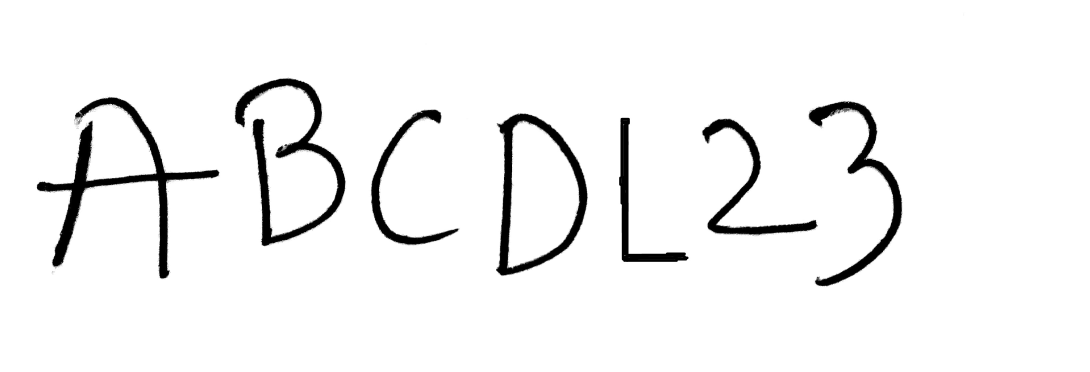
#> input picture input1.jpg, 3268 x 1116 px (shown at 1/3 size)
$ python inference.py --img_path input1.jpg   (older library calls are emulated)
#> lines starting #> are read from the running program, lines starting #| are printed output that depends on the picture
from __future__ import print_function
import tensorflow as tf
import numpy as np
import pandas as pd
import cv2
import argparse
import os
from model import LeNet
from PIL import Image, ImageFilter

parser = argparse.ArgumentParser(description='Hand-written-character recognition')
parser.add_argument('--img_path', type=str, help='Input single image path Ex: test.jpg', required=True)
args = parser.parse_args()

#parameters
input_img_path = args.img_path
resize_img_width = 500
resize_img_height = 300
erode_factor = 6
dilate_factor = 2

#latest model checkpoint
model_ckpt_path = './model_ckpt'
model_name = 'LeNet_20'

#read image
img = cv2.imread(input_img_path)
#> img is the input picture: shape (1116, 3268, 3); min 0, max 255, mean 242.9
img = cv2.resize(img, (resize_img_width,resize_img_height)) #100-200 diference
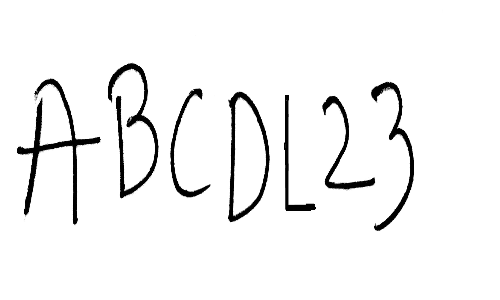
#> img: shape (300, 500, 3); min 0, max 255, mean 242.9
img = cv2.erode(img, np.ones((1, erode_factor)))
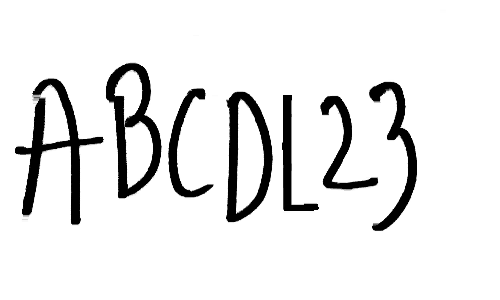
#> img: shape (300, 500, 3); min 0, max 255, mean 231.7
img = cv2.dilate(img, np.ones((1, dilate_factor)))
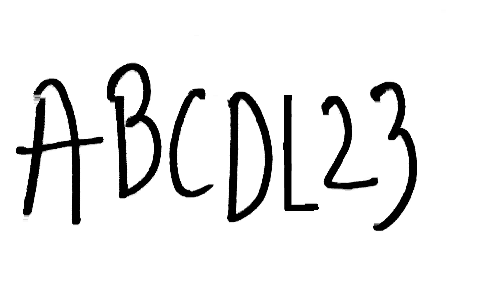
#> img: shape (300, 500, 3); min 0, max 255, mean 233.9

#output char mapping list
def createOutputCharMapping():
    char_mapping = {}
    digits = ['0','1','2','3','4','5','6','7','8','9']
    uppercase_alphabet = ['A','B','C','D','E','F','G','H','I','J','K','L','M','N','O','P','Q','R','S','T','U','V','W','X','Y','Z']
    lowercase_alphabet = ['a','b','d','e','f','g','h','n','q','r','t']
    total_characters = 47
    index = 0

    for i in range(len(digits)):
        char_mapping[index] = digits[i]
        index=index + 1

    for i in range(len(uppercase_alphabet)):
        char_mapping[index] = uppercase_alphabet[i]
        index=index + 1

    for i in range(len(lowercase_alphabet)):
        char_mapping[index] = lowercase_alphabet[i]
        index=index + 1

    assert total_characters == index

    return char_mapping


def imageprepare(argv):
    """
    This function returns the pixel values.
    The input is a png file location.
    """
    im = Image.open(argv).convert('L')
    width = float(im.size[0])
    height = float(im.size[1])
    newImage = Image.new('L', (28, 28), (255))  # creates white canvas of 28x28 pixels

    if width > height:  # check which dimension is bigger
        # Width is bigger. Width becomes 20 pixels.
        nheight = int(round((20.0 / width * height), 0))  # resize height according to ratio width
        if (nheight == 0):  # rare case but minimum is 1 pixel
            nheight = 1
            # resize and sharpen
        img = im.resize((20, nheight), Image.ANTIALIAS).filter(ImageFilter.SHARPEN)
        wtop = int(round(((28 - nheight) / 2), 0))  # calculate horizontal position
        newImage.paste(img, (4, wtop))  # paste resized image on white canvas
    else:
        # Height is bigger. Heigth becomes 20 pixels.
        nwidth = int(round((20.0 / height * width), 0))  # resize width according to ratio height
        if (nwidth == 0):  # rare case but minimum is 1 pixel
            nwidth = 1
            # resize and sharpen
        img = im.resize((nwidth, 20), Image.ANTIALIAS).filter(ImageFilter.SHARPEN)
        wleft = int(round(((28 - nwidth) / 2), 0))  # caculate vertical pozition
        newImage.paste(img, (wleft, 4))  # paste resized image on white canvas

    tv = list(newImage.getdata())  # get pixel values
    tva = [(255 - x) * 1.0 / 255.0 for x in tv]
    return tva


def getBoundingBox():
    #convert to gray scale
    gray = cv2.cvtColor(img, cv2.COLOR_BGR2GRAY)
    mser = cv2.MSER_create()
    coordinates, bboxes = mser.detectRegions(gray)
    #format x , y, w, h
    points=[]
    for bbox in bboxes:
        x, y, w, h = bbox
        if [x,y,x+w,y+h] not in points:
            points.append([x,y,x+w,y+h])
    #check inside
    flag=[True]*len(points)
    for p in points:
        x1,y1,x2,y2=p
        for i in range(len(points)):
            if p!=points[i] and flag[i]:
                a1,b1,a2,b2=points[i]
                if a1>=x1 and a2<=x2 and b1>=y1 and b2<=y2:
                    flag[i]=False

    total_bboxes=[]
    for i in range(len(flag)):
        if flag[i]:
            total_bboxes.append(points[i])

    total_bboxes.sort()
    print("Total no. of characters to be found = " + str(len(total_bboxes)) )

    return total_bboxes


def convertToEMNISTformat(total_bboxes):
    """
    This function converts input image
    to EMNIST format image
    """
    batch_size = len(total_bboxes)
    test_input_x = np.zeros((batch_size, 784))#emnist image vector size
    index = 0
    for bbox in total_bboxes:
        x1,y1,x2,y2 = bbox
        cv2.imwrite('./cv2_reference_img.png',img[y1:y2,x1:x2])
        emnist_x = imageprepare('./cv2_reference_img.png')#file path here
        test_input_x[index] = np.array(emnist_x)
        index = index +1
        if os.path.exists('./cv2_reference_img.png'):
            os.remove('./cv2_reference_img.png')

    return test_input_x


def runInference(test_input_x):
    """Test inference for given image"""
    tf.reset_default_graph()
    xs = tf.placeholder(tf.float32, [None, 784], name='input')
    dropout = tf.placeholder(tf.float32, name='dropout')

    #get the model logits
    model_logits = LeNet(xs , dropout)
    output = tf.argmax(tf.contrib.layers.softmax(model_logits), 1)


    if not os.path.exists(model_ckpt_path):
        raise ValueError('[!] model Checkpoint path does not exist...')

    try:
        with tf.Session() as sess:
            print('[*] Reading checkpoint...')
            saver = tf.train.Saver()
            saver.restore(sess, os.path.join(model_ckpt_path, model_name))
            output = sess.run(output, feed_dict={xs: test_input_x, dropout: 0.0})
    except Exception as e:
        print(e)

    return output

def getResultOutput(output):
    result=''
    char_mapping = createOutputCharMapping()
    for key in output:
        result = result + char_mapping[key]
    return result


if __name__ == '__main__':

    total_bboxes = getBoundingBox()
#> in getBoundingBox, `coordinates, bboxes = mser.detectRegions(gray)`: coordinates = 306 items; bboxes = 306 rows, first 6: [16, 79, 87, 145], [16, 79, 87, 145], [16, 79, 87, 145], [16, 79, 87, 145], [16, 79, 87, 145], [16, 79, 87, 145]
#> the loop in getBoundingBox, `for bbox in bboxes:` made 306 passes
#> after the loop in getBoundingBox, `for bbox in bboxes:`: points = 52 items, first 6: [16, 79, 103, 224], [16, 79, 104, 224], [16, 79, 104, 225], [16, 78, 104, 225], [107, 64, 161, 198], [107, 63, 161, 198]
#> in getBoundingBox, `flag=[True]*len(points)`: flag = 52 items, first 6: True, True, True, True, True, True
#> the loop in getBoundingBox, `for p in points:` made 52 passes
#> (x1, y1, x2, y2) on passes 1 to 12: (16, 79, 103, 224), (16, 79, 104, 224), (16, 79, 104, 225), (16, 78, 104, 225), (107, 64, 161, 198), (107, 63, 161, 198), (107, 63, 162, 198), (107, 63, 162, 199), (107, 62, 162, 199), (170, 89, 213, 197), (169, 89, 213, 197), (169, 88, 213, 197)
#> after the loop in getBoundingBox, `for p in points:`: flag = 52 items, first 6: False, False, False, True, False, False
#> the loop in getBoundingBox, `for i in range(len(flag)):` made 52 passes
#> after the loop in getBoundingBox, `for i in range(len(flag)):`: total_bboxes = [[16, 78, 104, 225], [107, 62, 162, 199], [169, 88, 214, 198], [227, 91, 273, 223], [283, 95, 319, 211], [321, 96, 379, 191], [370, 81, 417, 231]]
#| Total no. of characters to be found = 7
    test_input_x = convertToEMNISTformat(total_bboxes)
#> in convertToEMNISTformat, `batch_size = len(total_bboxes)`: batch_size = 7
#> in convertToEMNISTformat, `x1,y1,x2,y2 = bbox`: x1 = 16; y1 = 78; x2 = 104; y2 = 225
#> in convertToEMNISTformat, `cv2.imwrite('./cv2_reference_img.png',img[y1:y2,x1:x2])`:
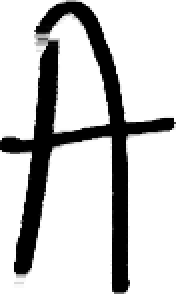
#> saved as cv2_reference_img.png: shape (147, 88, 3) (shown 2 times larger); min 0, max 255, mean 199
#> in imageprepare, `newImage = Image.new('L', (28, 28), (255))`: newImage: PIL image 28x28 L; every value is 255
#> in imageprepare, `newImage.paste(img, (wleft, 4))`:
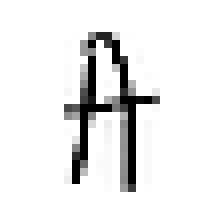
#> newImage: PIL image 28x28 L (shown 8 times larger); min 0, max 255, mean 234.5
#> in imageprepare, `tv = list(newImage.getdata())`: tv = 784 values, max 255 at index 0, min 0 at index 151, mean 234.5
#> in imageprepare, `tva = [(255 - x) * 1.0 / 255.0 for x in tv]`: tva = 784 values, max 1 at index 151, min 0 at index 0, mean 0.0804
#> in convertToEMNISTformat, `emnist_x = imageprepare('./cv2_reference_img.png')#file path here`: emnist_x has the same summary as tva in imageprepare
    output = runInference(test_input_x)
#> (the run stopped early here; a loop or call above may not have finished)
